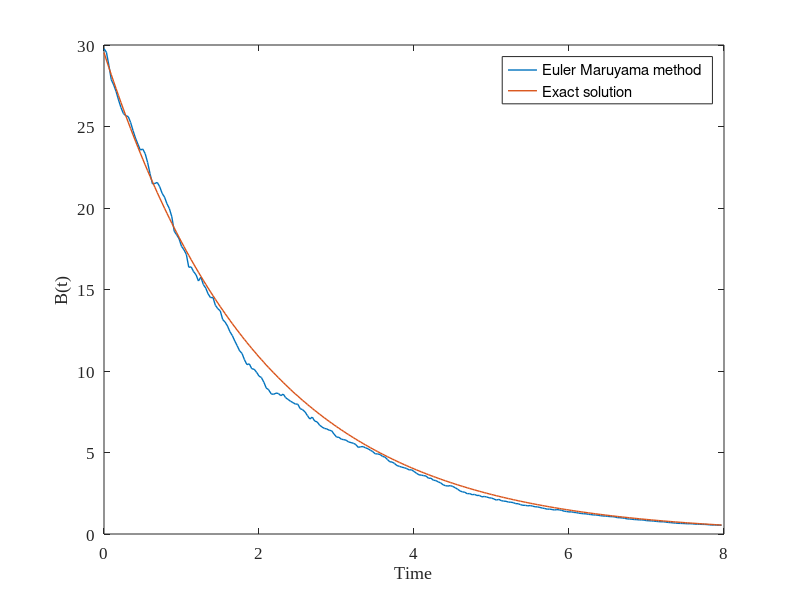

Write MATLAB code to recreate this figure.
%%Fareena ansari
%%214104611

%%Problem 1: Stochastic BOD model using Euler- Maruyama scheme


%set the state of randn

T = 8; N = 2^8; dt = T/N;  L=N;
mean=zeros(N,1); var=zeros(N,1);
Xem = zeros(1,L);

nsim=1;
for jj=1:nsim
randn('state',100);
K1=0.5 ; sigma = 0.07; Bzero = 30; 
dW = sqrt(dt) * randn(1,N); 
W = cumsum(dW);
Btrue = Bzero*exp(-(K1)*([dt:dt:T]));
% EM steps of size Dt = R*dt
L = N; 
Btemp = Bzero;

    for j = 1:L
        Btemp = Btemp - dt*K1*Btemp + dt*0.5*sigma*sigma*Btemp - sigma*Btemp*dW(j);
        Xem(j) = Btemp;
    end
    
mean=mean+Xem'; var=var+Xem'.*Xem';
end

mean=mean/nsim; rms=sqrt(var/nsim-mean.*mean);
h=plot([0:dt:T-dt],mean,'-',[0:dt:T-dt],Btrue,'-'); set(h,'LineWidth',1);
set(gca,'FontName','Times New Roman','FontSize',12);
% title('Mean and Standard Dev. of 100 Realizations')
xlabel('Time')
ylabel('B(t)')
legend('Euler Maruyama method','Exact solution')
